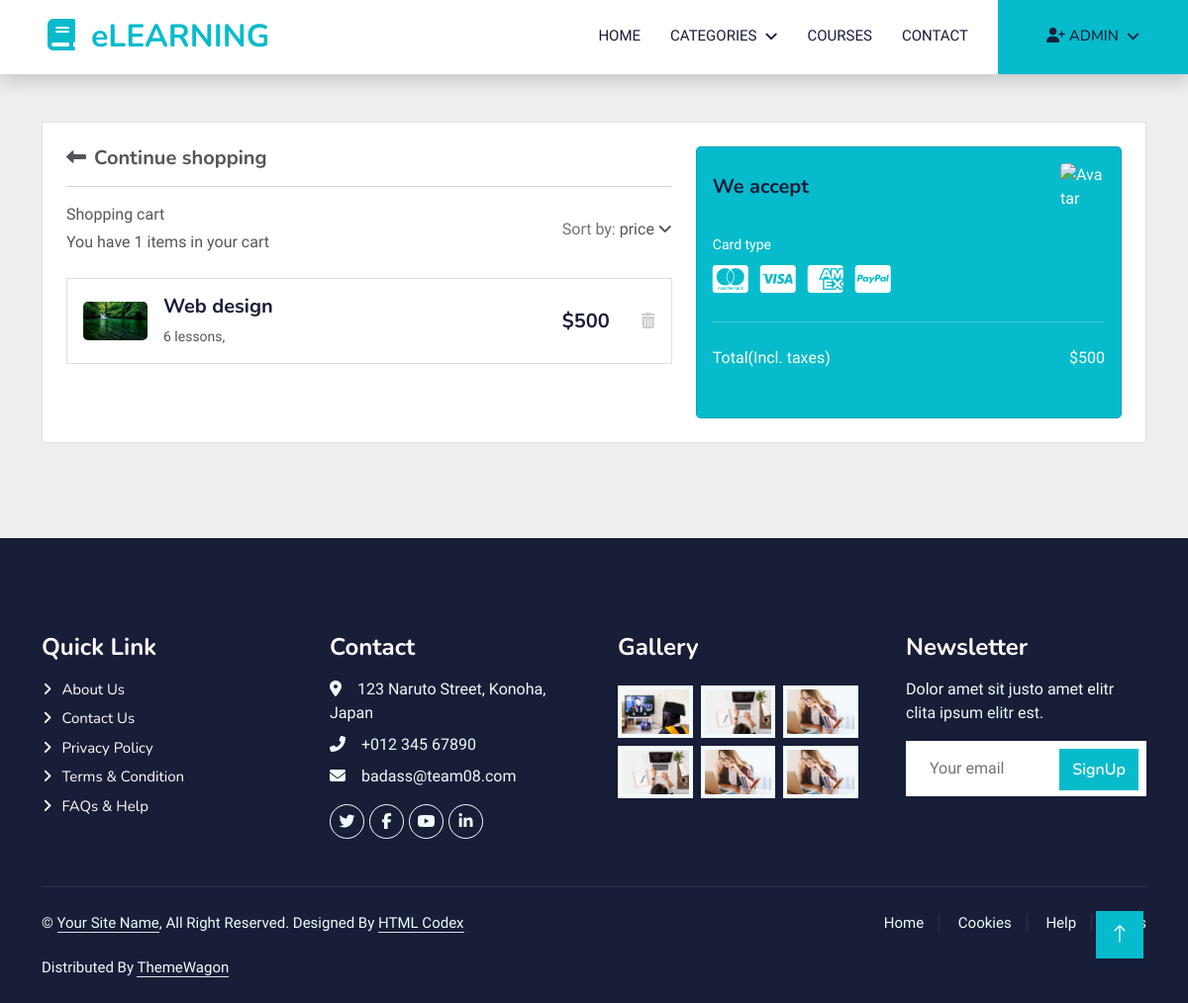
Before: /cart/ (signed in) with the older database file.
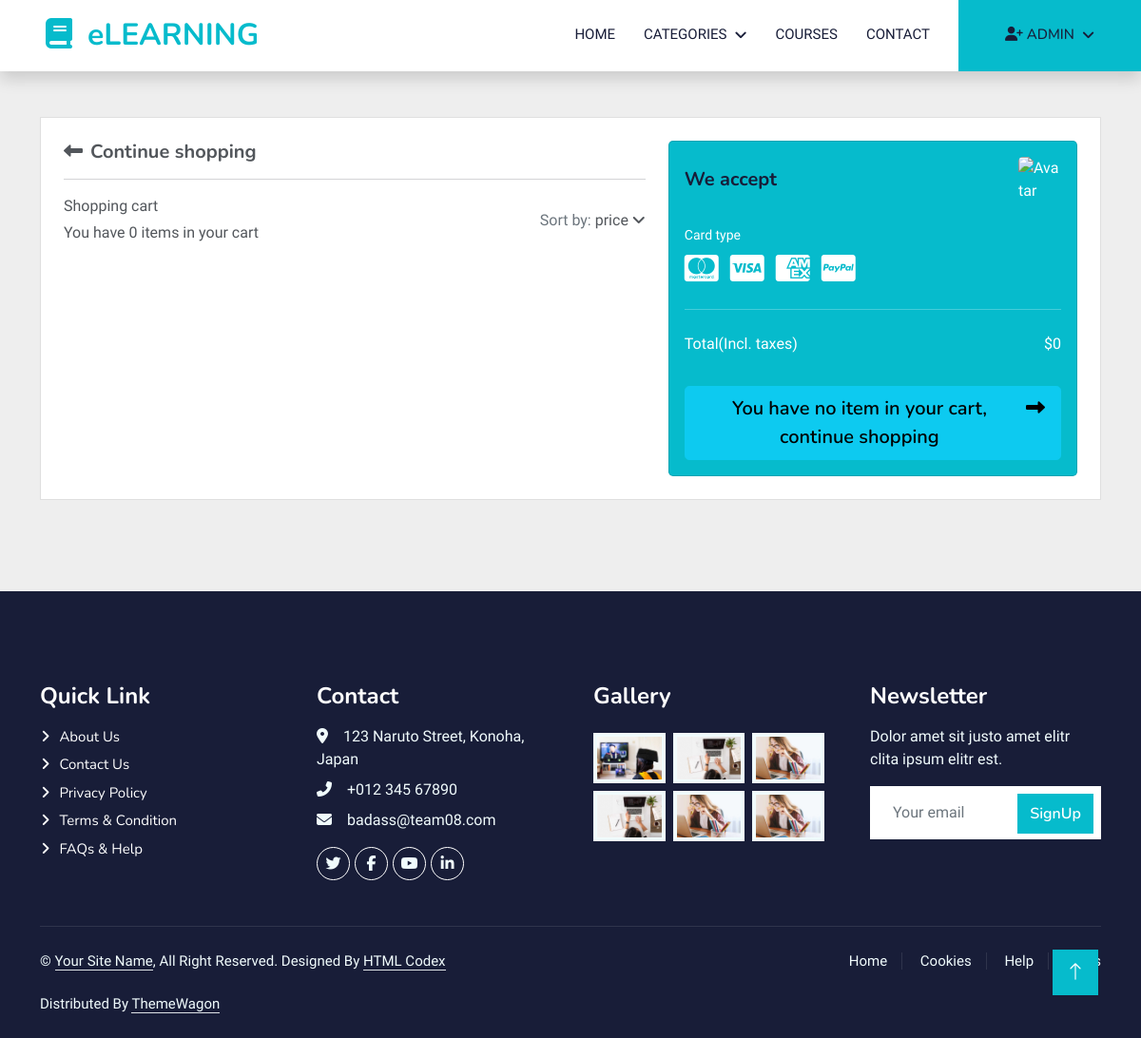
After: the same page with the newer database file.
### cart/models.py (models this page shows)
class CartItem(models.Model):
    cart = models.ForeignKey(Cart, on_delete=models.CASCADE)
    course = models.ForeignKey(Course, on_delete=models.CASCADE)
    def get_remove_cart_item_url(self):
        return reverse('remove_cart_item', args=[self.pk])

### course/models.py (models this page shows, shortened)
class Course(models.Model):
    title = models.CharField(max_length=255)
    description = models.TextField()
    price = models.PositiveIntegerField(null=True,
                                        validators=[MinValueValidator(0)], blank=True)
    instructor = models.ForeignKey(
        Instructor, on_delete=models.CASCADE, blank=True, null=True)
    language = models.CharField(max_length=50, default='English')
    category = models.ForeignKey(
        Category, on_delete=models.PROTECT, blank=True, null=True)
    COURSE_STATUS_AVAILABLE = 'A'
    COURSE_STATUS_UNAVAILABLE = 'UA'
    COURSE_STATUS_CHOICES = [
        (COURSE_STATUS_AVAILABLE, 'Available'),
        (COURSE_STATUS_UNAVAILABLE, 'Unavailable')
    ]
    lesson_number = models.PositiveBigIntegerField(null=True,
                                                   validators=[MinValueValidator(0)], blank=True)
    course_status = models.CharField(
        max_length=2, choices=COURSE_STATUS_CHOICES, default=COURSE_STATUS_AVAILABLE)
    rated = models.PositiveSmallIntegerField(null=True,
                                             validators=[MinValueValidator(0), MaxValueValidator(5)], blank=True)
    duration = models.DecimalField(max_digits=6, decimal_places=2,
                                   validators=[MinValueValidator(0)], blank=True, null=True)
    image = ResizedImageField(size=[500, 300], crop=['middle', 'center'],  upload_to="course/course_image/", null=True, blank=True, quality=100
                              )
    video = models.FileField(
        upload_to="course/course_video", null=True, blank=True)
    slug = models.SlugField(max_length=200, unique=True,
                            null=True, blank=True)
    def get_instructor_name(self):
        if self.instructor:
            return self.instructor.name
        else:
            return ""

### cart/views.py (the view)
# urls.py: path('cart/', include('cart.urls')),
@login_required
def cart(request, total=0):
    try:
        if request.user.is_authenticated:
            cart = Cart.objects.get(user=request.user)
            cart_items = CartItem.objects.filter(cart=cart)
        if cart_items:
            for cart_item in cart_items:
                total += cart_item.course.price
        else:
            total = 0
    except ObjectDoesNotExist:
        pass
    context = {
        'cart_items': cart_items,
        'total': total,
    }
    return render(request, 'cart/cart.html', context=context)

### course/context_processors.py (called while the page is built)
def menu_links(request):
    links = Category.objects.all()
    return dict(links=links)

### course/models.py (called while the page is built)
    def get_url(self):
        return reverse('course_by_category', args=[self.slug])

### templates/cart/cart.html (shortened to what the changed rows need)
{% extends 'base.html' %} {% load static %}  {% block content %}
<section class="h-100 h-custom" style="background-color: #eee">
  <div class="container py-5 h-100">
    <div class="row d-flex justify-content-center align-items-center h-100">
      <div class="col">
        <div class="card">
          <div class="card-body p-4">
            <div class="row">
              <div class="col-lg-7">
                <div
                  class="d-flex justify-content-between align-items-center mb-4"
                >
                  <div>
                    <p class="mb-1">Shopping cart</p>
                    <p class="mb-0">
                      You have {{cart_items.count}} items in your cart
                    </p>
                  </div>
                </div>
                {% for cart_item in cart_items %}
                <div class="card mb-3">
                  <div class="card-body">
                    <div class="d-flex justify-content-between">
                      <div class="d-flex flex-row align-items-center">
                        <div>
                          <img
                            src="{{cart_item.course.image.url}}"
                            class="img-fluid rounded-3"
                            alt="Shopping item"
                            style="width: 65px"
                          />
                        </div>
                        <div class="ms-3">
                          <h5>{{cart_item.course.title}}</h5>
                          <p class="small mb-0">
                            {{cart_item.course.lesson_number}} lessons,
                          </p>
                        </div>
                      </div>
                      <div class="d-flex flex-row align-items-center">
                        <div style="width: 80px">
                          <h5 class="mb-0">${{cart_item.course.price}}</h5>
                        </div>
                        <a
                          href="{{cart_item.get_remove_cart_item_url}}"
                          style="color: #cecece"
                          ><i class="fas fa-trash-alt"></i
                        ></a>
                      </div>
                    </div>
                  </div>
                </div>
                {% endfor %}
              </div>
              <div class="col-lg-5">
                <div class="card bg-primary text-white rounded-3">
                  <div class="card-body">
                    <div class="d-flex justify-content-between mb-4">
                      <p class="mb-2">Total(Incl. taxes)</p>
                      <p class="mb-2">${{total}}</p>
                    </div>
                    {% if cart_items %}
                    <div id="paypal-button-container"></div>
                    {% else %}
                    <div class="text-center">
                      <a
                        href="{% url 'course' %}"
                        type="button"
                        class="btn btn-info btn-block btn-lg"
                      >
                        <div class="d-flex justify-content-between">
                          <span
                            >You have no item in your cart, continue
                            shopping</span
                          >
                          <span>
                            <i class="fas fa-long-arrow-alt-right ms-2"></i
                          ></span>
                        </div>
                      </a>
                    </div>
                    {% endif %}
                  </div>
                </div>
              </div>
            </div>
          </div>
        </div>
      </div>
    </div>
  </div>
</section>
{% endblock content %}

Changed rows visible on the page:
removed CartItem: course.image (picture), course "Web design", course.lesson_number "6", course.price "500"
Other visible differences:
{{ cart_items.count }}: "1" → "0"
{{ total }}: "500" → "0"
text now shown: "You have no item in your cart, continue shopping"
